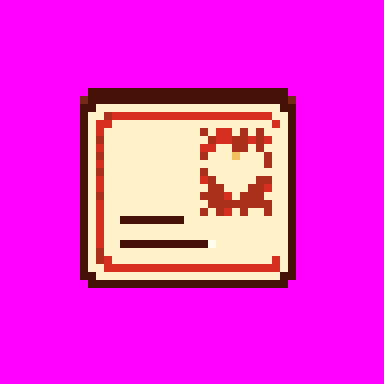
#> input picture art-src/codex/raw/app_friends.png, 384 x 384 px, given in place of frog_sheet.png, which was not available
$ python slice_deep_monsters.py
#> lines starting #> are read from the running program, lines starting #| are printed output that depends on the picture; after the words box and inside, x2 and y2 are one past the last pixel; in counts of white or black regions, pixels touching at a corner belong together; pictures that were not available may be replaced by others from this repository, and a replacement may not be noted
### art-src/codex/slice_characters.py
"""Cut the Codex character sheets (4 columns, one row per animation, on magenta) into game frames.

    python art-src/codex/slice_characters.py

Every cell is keyed (magenta -> transparent), shrunk by one factor with premultiplied alpha (so no
magenta bleeds into the edges) and its alpha snapped on/off. Cells keep one canvas size per sheet,
so the feet stay at the same spot in every frame.
"""
from pathlib import Path

import numpy as np
from PIL import Image
from scipy import ndimage

ROOT = Path(__file__).resolve().parents[2]
RAW = ROOT / "art-src/codex/raw"
SCALE = 1 / 3
# (folder, sheet, row names, scale); later sheets overwrite rows of the same name (the redrawn walk
# cycles). Codex draws each sheet at its own size, so each gets the scale that fits the hunter.
SHEETS = [
    ("hunter", "hunter_sheet.png", ["down", "up", "side", "slash", "throw"], SCALE),
    ("boar", "boar_sheet.png", ["side", "down", "up", "windup", "charge"], SCALE),
    ("hunter", "hunter_walk.png", ["down", "up", "side"], SCALE),
    ("boar", "boar_walk.png", ["side", "down", "up"], SCALE),
    ("rabbit", "rabbit_sheet.png", ["side", "down", "up", "special"], 0.26),
    ("bee", "bee_sheet.png", ["side", "down", "up", "attack"], 0.26),
    ("chicken", "chicken_sheet.png", ["side", "down", "up", "peck"], 0.24),
]
# grids of separate items: (folder, sheet, columns, rows, names in reading order, scale)
GRIDS = [
    ("items", "forage_nodes.png", 3, 1, ["node_shiitake", "node_wild_garlic", "node_perilla"], 0.085),
    ("items", "item_icons.png", 5, 2, [f"icon_{i}" for i in ["boar_belly", "boar_neck", "boar_rib", "rabbit_leg", "honeycomb",
                                                            "chicken_thigh", "chicken_breast", "shiitake", "wild_garlic", "perilla"]], 0.06),
]
# single sprites cut from a sheet by hand: (folder, name, sheet, box in sheet pixels, scale). Boxes are
# read off by eye from art-src/codex/grid_view.py previews, each with a little magenta margin all round.
PIECES = [
    ("bee", "stinger", "bee_sheet.png", (815, 1075, 895, 1120), 0.26),
    ("dishes", "grilled_belly", "dishes.png", (28, 62, 412, 386), 0.1),
    ("dishes", "garlic_neck", "dishes.png", (436, 68, 812, 383), 0.1),
    ("dishes", "belly_ssam", "dishes.png", (833, 48, 1242, 388), 0.1),
    ("dishes", "honey_rabbit", "dishes.png", (26, 428, 412, 778), 0.1),
    ("dishes", "shiitake_grill", "dishes.png", (433, 458, 812, 778), 0.1),
    ("dishes", "rib_stew", "dishes.png", (828, 395, 1247, 792), 0.1),
    ("dishes", "baeksuk", "dishes.png", (8, 793, 418, 1192), 0.1),
    ("dishes", "chicken_perilla", "dishes.png", (433, 833, 812, 1188), 0.1),
    ("dishes", "fail", "dishes.png", (833, 828, 1232, 1196), 0.1),
    ("cooking", "grill", "cook_grill.png", (35, 75, 1225, 1150), 0.2),
    # raw and cooked pieces: each pair shares one box size so the two pictures blend in place
    ("cooking", "raw_boar_belly", "cook_pieces2.png", (87, 139, 209, 297), 0.36),
    ("cooking", "cooked_boar_belly", "cook_pieces2.png", (87, 707, 209, 865), 0.36),
    ("cooking", "raw_boar_neck", "cook_pieces2.png", (326, 139, 458, 297), 0.36),
    ("cooking", "cooked_boar_neck", "cook_pieces2.png", (326, 706, 458, 864), 0.36),
    ("cooking", "raw_boar_rib", "cook_pieces2.png", (562, 141, 679, 295), 0.36),
    ("cooking", "cooked_boar_rib", "cook_pieces2.png", (562, 710, 679, 864), 0.36),
    ("cooking", "raw_rabbit_leg", "cook_pieces2.png", (797, 141, 904, 298), 0.36),
    ("cooking", "cooked_rabbit_leg", "cook_pieces2.png", (797, 710, 904, 867), 0.36),
    ("cooking", "raw_chicken_thigh", "cook_pieces2.png", (1016, 138, 1166, 298), 0.36),
    ("cooking", "cooked_chicken_thigh", "cook_pieces2.png", (1016, 703, 1166, 863), 0.36),
    ("cooking", "raw_chicken_breast", "cook_pieces2.png", (92, 433, 209, 581), 0.36),
    ("cooking", "cooked_chicken_breast", "cook_pieces2.png", (92, 983, 209, 1131), 0.36),
    ("cooking", "raw_shiitake", "cook_pieces2.png", (321, 433, 468, 576), 0.36),
    ("cooking", "cooked_shiitake", "cook_pieces2.png", (321, 983, 468, 1126), 0.36),
    ("cooking", "raw_wild_garlic", "cook_pieces2.png", (557, 436, 691, 576), 0.36),
    ("cooking", "cooked_wild_garlic", "cook_pieces2.png", (557, 985, 691, 1125), 0.36),
    ("cooking", "raw_perilla", "cook_pieces2.png", (785, 427, 913, 587), 0.36),
    ("cooking", "cooked_perilla", "cook_pieces2.png", (785, 976, 913, 1136), 0.36),
    ("cooking", "raw_honeycomb", "cook_pieces2.png", (1014, 431, 1168, 583), 0.36),
    ("cooking", "cooked_honeycomb", "cook_pieces2.png", (1014, 982, 1168, 1134), 0.36),
    ("cooking", "salt_shaker", "cook_salt_rest.png", (130, 140, 555, 580), 0.13),
    ("cooking", "salt_bowl", "cook_salt_rest.png", (715, 185, 1125, 575), 0.13),
    ("cooking", "rest_board", "cook_salt_rest.png", (80, 695, 670, 1150), 0.19),
    ("cooking", "salt_flakes", "cook_salt_rest.png", (850, 835, 1030, 1010), 0.08),
    # UI kit A (walnut, hanji, brass; chosen 2026-10-14): frames x0.25 (borders ~7 px), icons x0.12
    ("ui", "panel", "ui_kit_a.png", (112, 85, 1142, 382), 0.25),
    ("ui", "btn_normal", "ui_kit_a.png", (25, 478, 315, 636), 0.25),
    ("ui", "btn_pressed", "ui_kit_a.png", (318, 478, 568, 636), 0.25),
    ("ui", "btn_disabled", "ui_kit_a.png", (580, 478, 825, 636), 0.25),
    ("ui", "tab_on", "ui_kit_a.png", (830, 470, 1025, 632), 0.25),
    ("ui", "tab_off", "ui_kit_a.png", (1035, 470, 1230, 632), 0.25),
    ("ui", "gauge_empty", "ui_kit_a.png", (20, 742, 262, 822), 0.25),
    ("ui", "gauge_full", "ui_kit_a.png", (263, 742, 512, 822), 0.25),
    ("ui", "bubble", "ui_kit_a.png", (515, 712, 700, 860), 0.25),
    ("ui", "ribbon", "ui_kit_a.png", (700, 735, 935, 850), 0.25),
    ("ui", "topbar", "ui_kit_a.png", (940, 742, 1240, 818), 0.25),
    ("ui", "icon_gold", "ui_kit_a.png", (38, 958, 238, 1158), 0.12),
    ("ui", "icon_charcoal", "ui_kit_a.png", (258, 968, 442, 1152), 0.12),
    ("ui", "icon_day", "ui_kit_a.png", (458, 932, 678, 1188), 0.12),
    ("ui", "icon_pot", "ui_kit_a.png", (688, 958, 966, 1158), 0.12),
    ("ui", "icon_notebook", "ui_kit_a.png", (983, 922, 1222, 1178), 0.12),
    # the dark NPC dialogue bar (approved 2026-10-15), a 9-slice
    ("ui", "dialogue_bar", "dialogue_bar.png", (66, 226, 2091, 470), 0.25),
    ("cooking", "tongs", "cook_tools.png", (65, 55, 372, 368), 0.2),
    ("cooking", "scissors", "cook_tools.png", (445, 45, 812, 368), 0.2),
    ("cooking", "ladle", "cook_tools.png", (835, 32, 1170, 370), 0.2),
    ("cooking", "plate", "cook_tools.png", (1198, 52, 1552, 370), 0.2),
    ("cooking", "bowl", "cook_tools.png", (1600, 50, 1945, 382), 0.2),
    ("cooking", "pot_clear", "cook_tools.png", (28, 408, 410, 760), 0.6),
    ("cooking", "pot_foam", "cook_tools.png", (420, 408, 805, 760), 0.6),
    ("cooking", "pot_lid", "cook_tools.png", (826, 413, 1175, 755), 0.6),
    ("cooking", "dial", "cook_tools.png", (1240, 443, 1530, 730), 0.2),
    ("cooking", "crumb", "cook_tools.png", (1698, 513, 1848, 662), 0.2),
]


def key_magenta(im: Image.Image, despill: bool = False) -> Image.Image:
#> called with despill = False
    im = im.convert("RGBA")
#> im is the input picture: PIL image 384x384 RGBA; mean R, G, B, A 240.5, 46.5, 218.2, 255
    px = im.load()
    w, h = im.size
#> w = 384; h = 384
    for y in range(h):
        for x in range(w):
            r, g, b, a = px[x, y]
            # magenta and its anti-aliased fringe: red and blue high, green low
            if (r + b) / 2 - g > 90 and abs(r - b) < 90:
                px[x, y] = (0, 0, 0, 0)
    if despill:
        # dark purple left where magenta met a dark outline: peel it off the edge only (purple inside the
        # art, like perilla veins, is never next to the cleared background)
        for _ in range(2):
            edge = []
            for y in range(h):
                for x in range(w):
                    r, g, b, a = px[x, y]
                    if a == 0 or not ((r + b) / 2 - g > 35 and abs(r - b) < 70):
                        continue
                    if any(0 <= x + dx < w and 0 <= y + dy < h and px[x + dx, y + dy][3] == 0 for dx, dy in ((1, 0), (-1, 0), (0, 1), (0, -1))):
                        edge.append((x, y))
            for x, y in edge:
                px[x, y] = (0, 0, 0, 0)
    return im


# [41 lines left out: function grid_objects, not called in this run]


# icons made from finished game frames by trimming their empty margins: (folder, name, source in art/test)
TRIMS = [
    ("ui", "upg_melee", "hunter/slash_1.png"),
    ("ui", "upg_ranged", "hunter/throw_1.png"),
    ("ui", "upg_armor", "hunter/down_0.png"),
]

# the lid's dialogue portraits (lid_faces.png, approved 2026-10-15): each face cut by hand by its own box,
# then set on one window centred on the lid's body (knob x; middle of knob top to rim bottom, measured by
# eye per face: the steam, the sparkle and the hop lines lie outside it), so the lid sits in the same spot
# in every face and the dialogue box can centre it
LID_FACES = [
    ("normal", (30, 255, 552, 535), 271, 391),
    ("angry", (548, 160, 1086, 535), 804, 391),
    ("smug", (1118, 240, 1600, 535), 1357, 391),
    ("surprised", (1650, 255, 2150, 575), 1906, 382),
]
LID_WINDOW = (300, 240)  # half width, half height around the body's middle (raw pixels)
LID_SCALE = 0.4

# the yokai customers' dialogue busts (yokai_expressions.png, 2026-10-15): rows dokkaebi, gumiho, reaper,
# ghost; columns normal, happy, scared, sulky. Cell edges chosen by eye: the gumiho's tails leave only
# x 315-318 free between the first two columns, so that split is at 316.
YOKAI_ROWS = ["dokkaebi", "gumiho", "reaper", "ghost"]
YOKAI_COLS = ["normal", "happy", "scared", "sulky"]
YOKAI_X = [0, 316, 627, 940, 1254]
YOKAI_Y = [0, 313, 627, 940, 1254]
YOKAI_SCALE = 0.5


# [80 lines left out: function main, not called in this run]


# [2 lines that do not run on import are left out]

### art-src/codex/slice_deep_monsters.py
"""Cut the deep floors' monster sheets (raw/{frog,snake,bat,crab}_sheet.png, 4x4) into frames.

    python -I art-src/codex/slice_deep_monsters.py

Same keying and shrinking as slice_characters.py (magenta out, premultiplied box shrink, alpha snapped);
rows side, down, up, special. Codex does not keep to its grid (a dive or a tongue crosses the cell lines,
rows sit unevenly), so the poses are found as blobs (pieces close together, like a tongue's tip or
dizzy stars, belong to one pose), put in reading order, and each is set on one canvas per sheet with its
feet on a shared baseline — nothing is cut off. Scales put the frog general and the crab at the boar's size, the snake a
little smaller, the bat at the bee's. Output: art-src/codex/out/deep/<who>/<row>_<n>.png (copied to
art/test/<who> once approved) and a preview next to today's boar and rabbit in art-src/preview/deep_monsters.png.
"""
import sys
from pathlib import Path

import numpy as np
from scipy import ndimage

from PIL import Image

sys.path.insert(0, str(Path(__file__).resolve().parent))
from slice_characters import key_magenta  # noqa: E402

ROOT = Path(__file__).resolve().parents[2]
RAW = ROOT / "art-src/codex/raw"
OUT = ROOT / "art-src/codex/out/deep"
ROWS = ["side", "down", "up", "special"]
SHEETS = [("frog", 1 / 3), ("snake", 0.3), ("bat", 0.22), ("crab", 0.3)]


def main():
    previews = []
    for who, scale in SHEETS:
        sheet = key_magenta(Image.open(RAW / f"{who}_sheet.png"))
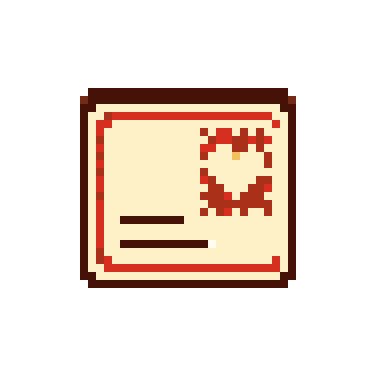
#> sheet: PIL image 384x384 RGBA; mean R, G, B, A 59.8, 46.5, 37.4, 74.3; transparent parts drawn white
        alpha = np.array(sheet.getchannel("A")) >= 110
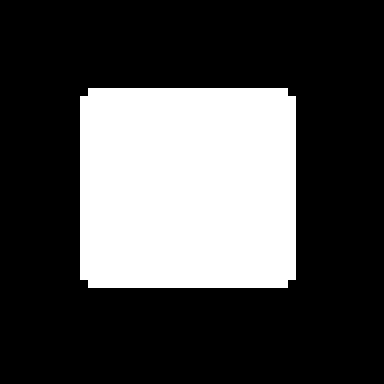
#> alpha: shape (384, 384) bool; 29.1% white; 1 white region, box (x1, y1, x2, y2) and area: (80, 88, 296, 288) 42944
        # pieces within 14 px of each other are one pose
        labels, n = ndimage.label(ndimage.binary_dilation(alpha, iterations=14))
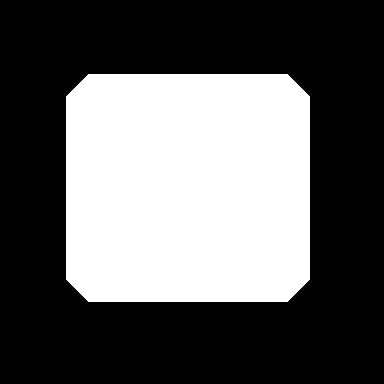
#> labels: shape (384, 384) int32; values 0 (black) and 1 (white), 37% white; 1 white region, box (x1, y1, x2, y2) and area: (66, 74, 310, 302) 54620
#> n = 1
        boxes = []
        for i, sl in enumerate(ndimage.find_objects(labels)):
            if sl is None:
                continue
            mask = (labels[sl] == i + 1) & alpha[sl]
            if mask.sum() < 800:
                continue
            ys, xs = np.nonzero(mask)
            boxes.append((sl[1].start + xs.min(), sl[0].start + ys.min(), sl[1].start + xs.max() + 1, sl[0].start + ys.max() + 1))
#> this loop made 1 pass
#> pass 1, in main, `mask = (labels[sl] == i + 1) & alpha[sl]`:
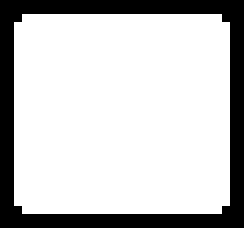
#> mask: shape (228, 244) bool; 77.2% white; 1 black region, box (x1, y1, x2, y2) and area: (0, 0, 244, 228) 12688
#> after the loop, boxes = [(80, 88, 296, 288)]
#> (the run stopped early here; a loop or call above may not have finished)
